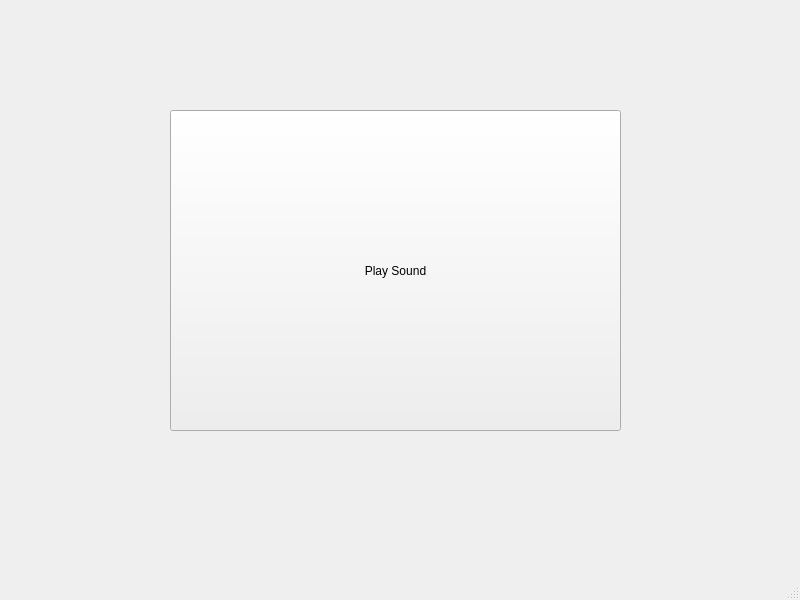
<?xml version="1.0" encoding="UTF-8"?>
<ui version="4.0">
 <class>MainWindow</class>
 <widget class="QMainWindow" name="MainWindow">
  <property name="geometry">
   <rect>
    <x>0</x>
    <y>0</y>
    <width>800</width>
    <height>600</height>
   </rect>
  </property>
  <property name="windowTitle">
   <string>MainWindow</string>
  </property>
  <widget class="QWidget" name="centralwidget">
   <widget class="QPushButton" name="pushButton">
    <property name="geometry">
     <rect>
      <x>170</x>
      <y>110</y>
      <width>451</width>
      <height>321</height>
     </rect>
    </property>
    <property name="text">
     <string>Play Sound</string>
    </property>
   </widget>
  </widget>
  <widget class="QMenuBar" name="menubar">
   <property name="geometry">
    <rect>
     <x>0</x>
     <y>0</y>
     <width>800</width>
     <height>26</height>
    </rect>
   </property>
  </widget>
  <widget class="QStatusBar" name="statusbar"/>
 </widget>
 <resources/>
 <connections/>
</ui>
